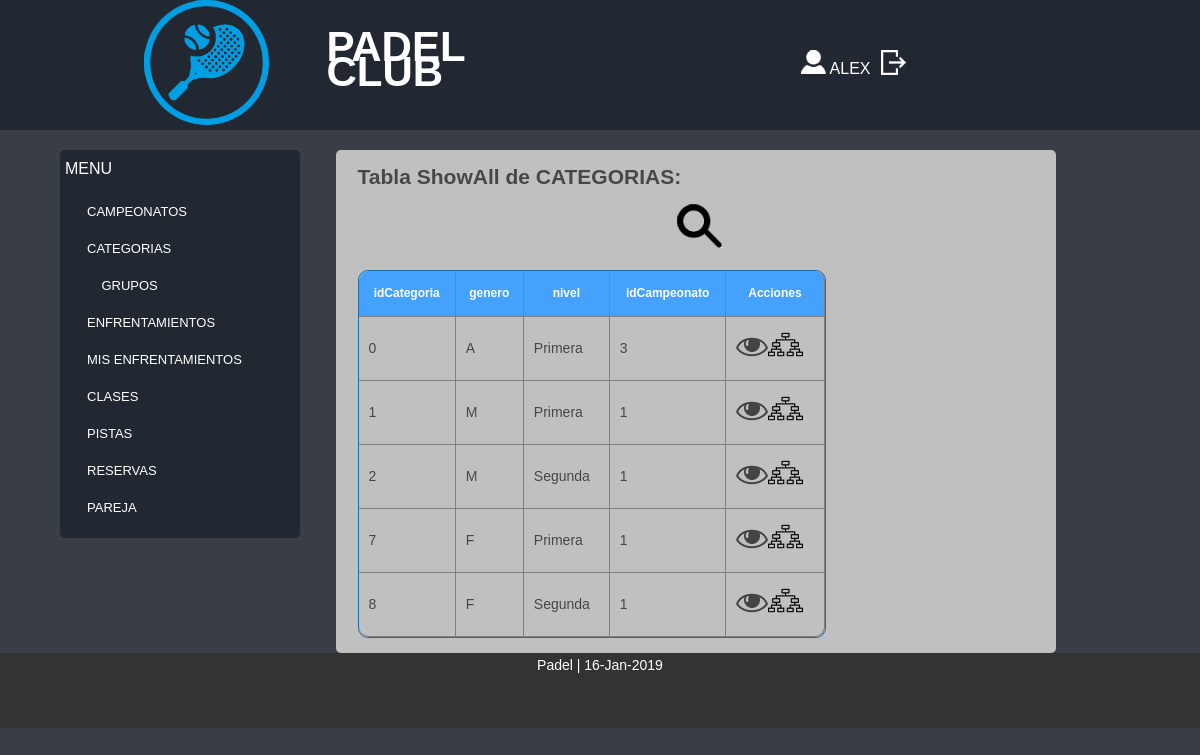
Page /Controllers/CATEGORIAS_Controller.php (signed in) on the committed database.
### tables this page shows
CREATE TABLE `CATEGORIA` (
  `idCategoria` int(10) NOT NULL,
  `genero` varchar(1) NOT NULL,
  `nivel` varchar(30) NOT NULL,
  `idCampeonato` int(10) NOT NULL
);

### Models/CATEGORIAS_Model.php (called while the page is built, shortened)
<?php
class CATEGORIAS_Model {
function __construct($idCategoria,$genero,$nivel,$idCampeonato){
	include_once 'Access_DB.php';
	$this->mysqli = ConnectDB();
}
function _SHOWALL(){
	$sql = "SELECT `idCategoria`, `genero`, `nivel`, `idCampeonato` FROM CATEGORIA";
	$result = $this->mysqli->query($sql);
	if($result ->num_rows >0){
		$j = 0;
		while($tupla = mysqli_fetch_assoc($result)){
		   $tuplas[$j] = $tupla;
		   $j++;
		}
		return $tuplas;
	}
	else{
		return  false;
	}
}
}
?>

### Models/Access_DB.php (called while the page is built)
<?php
function ConnectDB()
{
    $mysqli = new mysqli("", 'root', '' , 'ABP_11');
	if ($mysqli->connect_errno) {
		include '../View/MESSAGE_View.php';
		new MESSAGE("Fallo al conectar a MySQL: (" . $mysqli->connect_errno . ") " . $mysqli->connect_error, './index.php');
		return false;
	}
	else{
		return $mysqli;
	}
}
?>

### Views/CATEGORIA_SHOWALL_View.php (the view, shortened to what this page needs)
<?php
class CATEGORIA_SHOWALL {
	function __construct($search,$lista,$array,$volver,$admin){
		$this->search = $search;
		$this->lista = $lista;
		$this->datos = $array;
		$this->admin = $admin;
		$this->render();
	}
	function render(){
		include 'Header.php';
?>
<div style="overflow-x:auto;">
				<h2><?php if(!$this->search){ echo 'Tabla ShowAll de CATEGORIAS';}else{echo 'Tabla Busqueda de CATEGORIAS';} ?>:</h2>
					<div id="anhadir-borrar" style="text-align: center;">
					<?php
						if($this->admin)
							echo '<a href="'.$_SERVER['PHP_SELF'].'?action=ADD"><img src="../Views/images/añadir.png"></a>&nbsp<a href="'.$_SERVER['PHP_SELF'].'?action=SEARCH"><img src="../Views/images/busqueda.png"></a>';
						else
						echo '&nbsp <a href="'.$_SERVER['PHP_SELF'].'?action=SEARCH"><img src="../Views/images/busqueda.png"></a>';
					?>
					</div>
					<table class="tablas separador">
						<tr>
						<?php
						for($i=0; $i<count($this->lista);$i++){
								echo "<th>".$this->lista[$i]."</th>";
						}
						echo "<th>Acciones</th></tr>";
							?>
						<?php
							for($j=0;$j<count($this->datos);$j++){
								echo "<tr>";
								for($i=0; $i<count($this->lista);$i++){
										echo "<td>".$this->datos[$j][($this->lista)[$i]]."</td>";
								}
								if($this->admin){
									echo '<td><a href="'.$_SERVER['PHP_SELF'].'?action=EDIT&'.($this->lista)[0].'='.$this->datos[$j][($this->lista)[0]].'"><img src="../Views/images/editar.png"></a>&nbsp
									<a href="'.$_SERVER['PHP_SELF'].'?action=DELETE&'.($this->lista)[0].'='.$this->datos[$j][($this->lista)[0]].'"><img src="../Views/images/borrar.png"></a>';
									echo '<a href="'.$_SERVER['PHP_SELF'].'?action=SHOWCURRENT&'.($this->lista)[0].'='.$this->datos[$j][($this->lista)[0]].'"><img src="../Views/images/busqueda2.png"></a>';
									echo '<a href="CLASIFICACION_Controller.php?action=PLAYOFF&'.($this->lista)[0].'='.$this->datos[$j][($this->lista)[0]].'&'.($this->lista)[3].'='.$this->datos[$j][($this->lista)[3]].'"><img src="../Views/images/playoff.png" width="35" size"35" ></a></td></tr>';
								}else{
									echo '<td><a href="'.$_SERVER['PHP_SELF'].'?action=SHOWCURRENT&'.($this->lista)[0].'='.$this->datos[$j][($this->lista)[0]].'"><img src="../Views/images/busqueda2.png"></a>';
									echo '<a href="CLASIFICACION_Controller.php?action=PLAYOFF&'.($this->lista)[0].'='.$this->datos[$j][($this->lista)[0]].'&'.($this->lista)[3].'='.$this->datos[$j][($this->lista)[3]].'"><img src="../Views/images/playoff.png" width="35" size"35" ></a></td></tr>';
								}
							}
							?>
					</table>
</div>
<?php
	include 'Footer.php';
	}
}
?>

### Views/css/style.css (style rules this page uses)
* { margin:0px; padding:0px; }
html, body { width:100%; padding:0; margin:0; }
body { background: #393E46;color: #474747;font: 14px/25px Arial, Helvetica, sans-serif; }
.content a { text-decoration:none; font-size:16px; }
.content p,h2,h3,h4,form,table { margin-left:3%; margin-right:3%; margin-top:2%; margin-bottom:2%; }
#anhadir-borrar { margin: 0 auto; }
.tablas { border: 1px solid #1C6EA4; border-collapse: collapse; overflow-x:auto; }
td { padding:10px; }
th { background-color: #45A2FC; padding:10px; color: #FFFFFF; font-size: 12px; }
.separador { border-radius: 10px; border-spacing: 0; border-collapse: separate; }
.separador td, table.separador th { border-bottom: 1px solid Gray; border-right: 1px solid Gray; }
.separador tr:last-child td:first-child { border-bottom-left-radius: 10px; }
.separador tr:last-child td:last-child { border-bottom-right-radius: 10px; }
.separador tr:first-child th:first-child, table.separador tr:first-child td:first-child { border-top-left-radius: 10px }
.separador tr:first-child th:last-child, table.separate tr:first-child td:last-child { border-top-right-radius: 10px; }

### rows in the picture
categoria: idCategoria "0", genero "A", nivel "Primera", idCampeonato "3"
categoria: idCategoria "1", genero "M", nivel "Primera", idCampeonato "1"
categoria: idCategoria "2", genero "M", nivel "Segunda", idCampeonato "1"
categoria: idCategoria "7", genero "F", nivel "Primera", idCampeonato "1"
categoria: idCategoria "8", genero "F", nivel "Segunda", idCampeonato "1"

### other values in the picture
$_SESSION['login'] "ALEX"
$this->lista[$i] "idCategoria"
$this->lista[$i] "genero"
$this->lista[$i] "nivel"
$this->lista[$i] "idCampeonato"
date("d-M-Y", mktime()) "16-Jan-2019"
